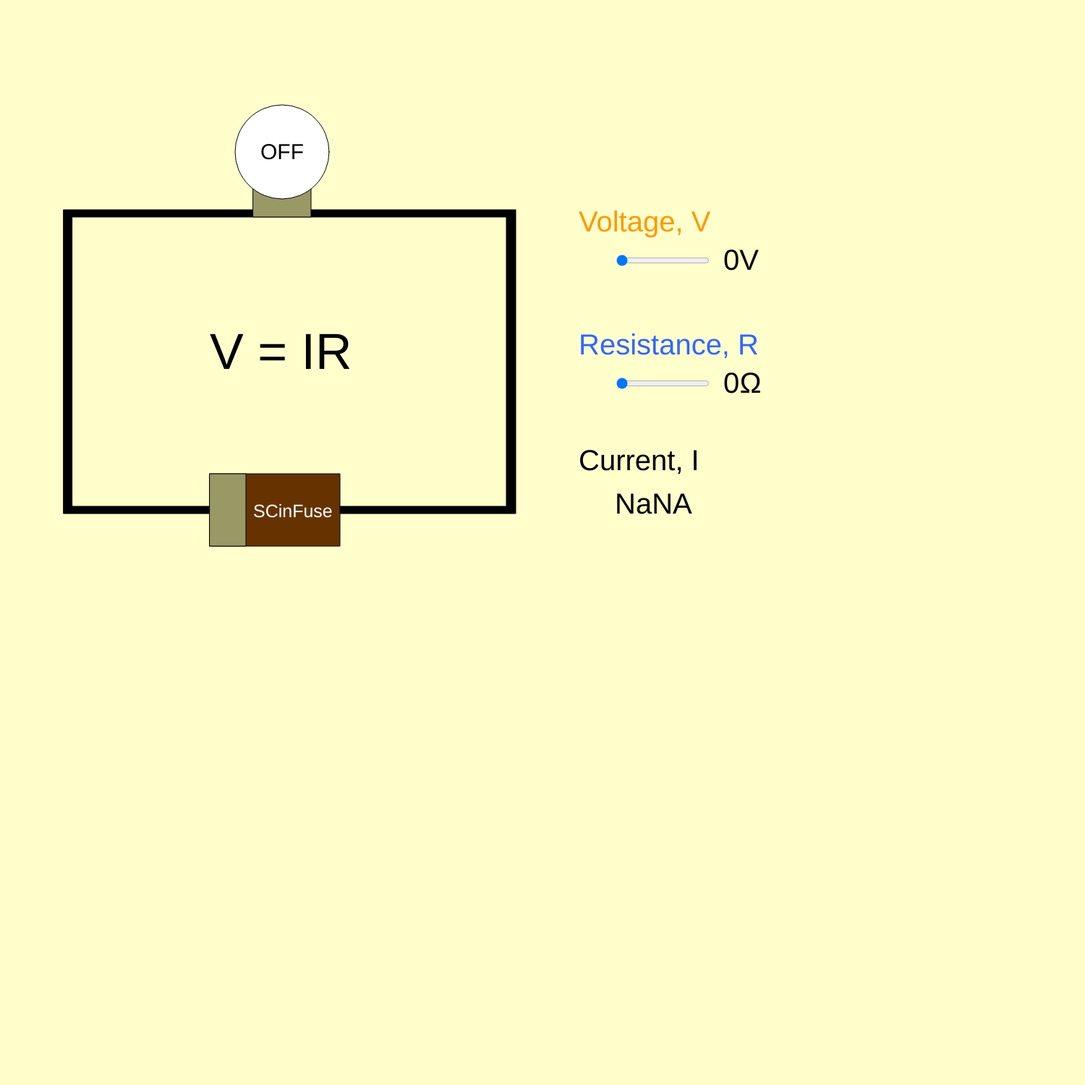
Frame 1 (no input)
Frame 60 (no input): identical to frame 1, image omitted
Frame 120 (the mouse pressed at the canvas centre since frame 60): identical to frame 1, image omitted

The p5.js sketch that drew this single still picture (run headless with seeded random() and noise() and a simulated clock; from frame 60 on, the mouse is pressed at the canvas centre):

// p5.js sketch
// ── sketch.js
function setup() {
  createCanvas(1500, 1500);

  var V
  var R
  
  V = createSlider(0, 500, 0);
  V.position(850, 350);
  V.style('width', '200');
  
  R = createSlider(0, 500, 0);
  R.position(850, 520);
  R.style('width', '200');

draw = function(){
  
  let vol = V.value();
  let res = R.value();
  
  var I = vol/res
  
  background(255, 255, 204)
  
  fill(0, 0, 0)
  rect(88, 290, 625, 420) 
  fill(255, 255, 204)
  rect(100, 300, 600, 400)
  
  fill(102, 51, 0)
  rect(290, 655, 180, 100)
  fill(153, 153, 102)
  rect(290, 655, 50, 100)
  
  fill(255, 255, 255)
  textSize(25)
  text("SCinFuse",350,715)

if(I>0 && res > 0){
  fill(153, 153, 102)
  rect(350, 230, 80, 70)
  fill(255, 255, 255 - vol + res)
  ellipse(390,210,130,130)
  
  fill(0, 0, 0)
  textSize(30)
  text("ON",367,220)
}
  
else {
  fill(153, 153, 102)
  rect(350, 230, 80, 70)
  fill(255, 255, 255)
  ellipse(390,210,130,130)
  
  fill(0, 0, 0)
  textSize(30)
  text("OFF",360,220)
}
  
var Voltage = function(vol) {
  return vol
}

var Resistance = function(res) {
  return res
}

var Current = function(vol,res) {
  return vol/res
}
  
  fill(0,0,0)
  textSize(40)
  text("Current, I",800,650)
  
  fill(0, 0, 0)
  textSize(40)
  text(Current(vol,res) + "A",850,710)
  
  fill(255, 153, 0)
  textSize(40)
  text("Voltage, V",800,320)
  
  fill(0, 0, 0)
  textSize(40)
  text(Voltage(vol) + "V",1000,373)
  
  fill(51, 102, 255)
  textSize(40)
  text("Resistance, R",800,490)
  
  fill(0, 0, 0)
  textSize(40)
  text(Resistance(res) + "\u2126",1000,543)
  
  fill(0,0,0)
  textSize(70)
  text("V = IR",290,510)
}
}
